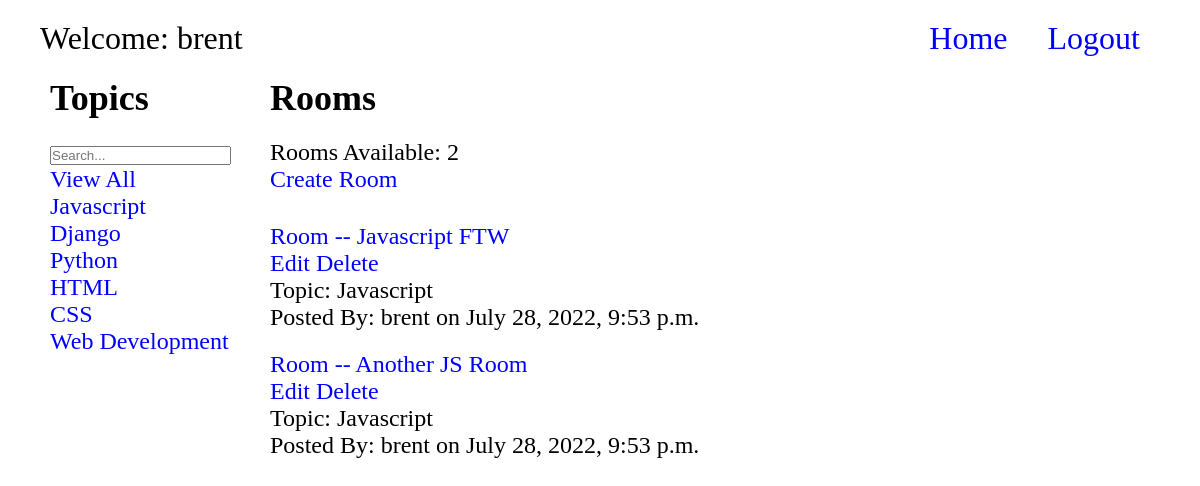
Screenshot of / (signed in) with the database file from the repository.
### base/models.py (models this page shows, shortened)
class Topic(models.Model):
  name = models.CharField(max_length=100)
  def __str__(self):
    return self.name

class Room(models.Model):
  name = models.CharField(max_length=100)
  host = models.ForeignKey(User, on_delete=models.CASCADE)
  topic = models.ForeignKey("Topic", related_name="rooms", on_delete=models.SET_NULL, null=True)
  participants = models.ManyToManyField(User, related_name="participants", blank=True)
  description = models.TextField(max_length=1000, null=True)
  created = models.DateTimeField(auto_now_add=True)
  updated = models.DateTimeField(auto_now=True)

### base/views.py (the view)
# urls.py: path('', views.view_home_page, name="home"),
def view_home_page(request):
  q = request.GET.get('q') if request.GET.get('q') != None else ''
  rooms = Room.objects.filter(Q(topic__name__icontains=q) | Q(description__icontains=q) | Q(name__icontains=q))
  num_rooms = rooms.count()
  topics = Topic.objects.all()
  context = {
    "rooms": rooms, "topics": topics, "num_rooms": num_rooms,
  }
  return render(request, 'base/home.html', context)

### base/templates/base/home.html
{% extends 'main.html' %}
{% block content %}
<main>
  <div class="home-grid">
    <div>
      <h2 class="title">Topics</h2>
      <form method="GET" action="{% url 'home' %}">
        <input type="text" name="q" placeholder="Search...">
      </form>
      <ul>
        <li>
          <a href="{% url 'home' %}">View All</a>
        </li>
        {% for topic in topics %}
        <li>
          <a href="{% url 'home' %}?q={{topic.name}}">{{topic}}</a>
        </li>
        {% endfor %}
      </ul>
    </div>
    <div>
      <h2 class="title">Rooms</h2>
      <p>Rooms Available: {{num_rooms}}</p>
      {% if user.is_authenticated %}
      <p class="create-room-link">
        <a href="{% url 'room_create' %}">Create Room</a>
      </p>
      {% endif %}
      <ul class="room-list">
        {% for room in rooms %}
        <li>
          <a href="{% url 'room' room.pk %}">Room -- {{room.name}}</a>
          <div>
            {% if room.host == user %}
            <span><a href="{% url 'edit_room' room.pk %}">Edit</a></span>
            <span><a href="{% url 'delete_room' room.pk %}">Delete</a></span>
            {% endif %}
          </div>
          <div>
            <p>Topic: {{ room.topic }}</p>
            <p>Posted By: {{room.host}} on {{room.created}}</p>
          </div>
        </li>
        {% endfor %}
      </ul>
    </div>
  </div>
</main>
{% endblock content %}

### templates/main.html (shortened to what this page needs)
{% load static %}
<!DOCTYPE html>
<html lang="en">
<head>
  <link rel="stylesheet" href="{% static 'css/app.css' %}">
</head>
<body>
  <nav class="navigation">
    {% if user.is_authenticated %}
    <p class="navigation-user">Welcome: {{user}}</p>
    {% elif not user.is_authenticated %}
    <div></div>
    {% endif %}
    <ul class="navigation__list">
      <li class="navigation__list__item">
        <a class="navigation__list__link" href="{% url 'home' %}">Home</a>
      </li>
      {% if user.is_authenticated %}
      <li class="navigation__list__item">
        <a class="navigation__list__link" href="{% url 'logout' %}">Logout</a>
      </li>
      {% elif not user.is_authenticated %}
      <li class="navigation__list__item">
        <a class="navigation__list__link" href="{% url 'login' %}">Login</a>
      </li>
      {% endif %}
    </ul>
  </nav>
  {% block content %}
  {% endblock content %}
</body>
</html>

### base/static/css/app.css (style rules this page uses)
* { margin: 0; padding: 0; box-sizing: border-box; }
html { font-size: 62.5%; }
ul { list-style: none; }
a, a:visited { text-decoration: none; color: blue; }
main { margin: 0 5rem; font-size: 2.4rem; }
.navigation { display: flex; justify-content: space-between; align-items: center; padding: 0 4rem; }
.navigation-user { font-size: 3.2rem; }
.navigation__list { display: flex; justify-content: flex-end; padding: 2rem; gap: 4rem; }
.navigation__list__link { font-size: 3.2rem; }
.home-grid { display: grid; grid-template-columns: 1fr 4fr; }
.title { margin-bottom: 2rem; }
.create-room-link { margin-bottom: 3rem; }
.room-list { display: flex; flex-direction: column; gap: 2rem; }

### rows the page displays
Topic: name "Javascript"
Topic: name "Django"
Topic: name "Python"
Topic: name "HTML"
Topic: name "CSS"
Topic: name "Web Development"
Room: name "Javascript FTW", shows "Edit", topic "Javascript", host "brent", created "July 28, 2022, 9:53 p.m."
Room: name "Another JS Room", shows "Edit", topic "Javascript", host "brent", created "July 28, 2022, 9:53 p.m."

### other values shown
{{ user }} "brent"
{{ num_rooms }} "2"
